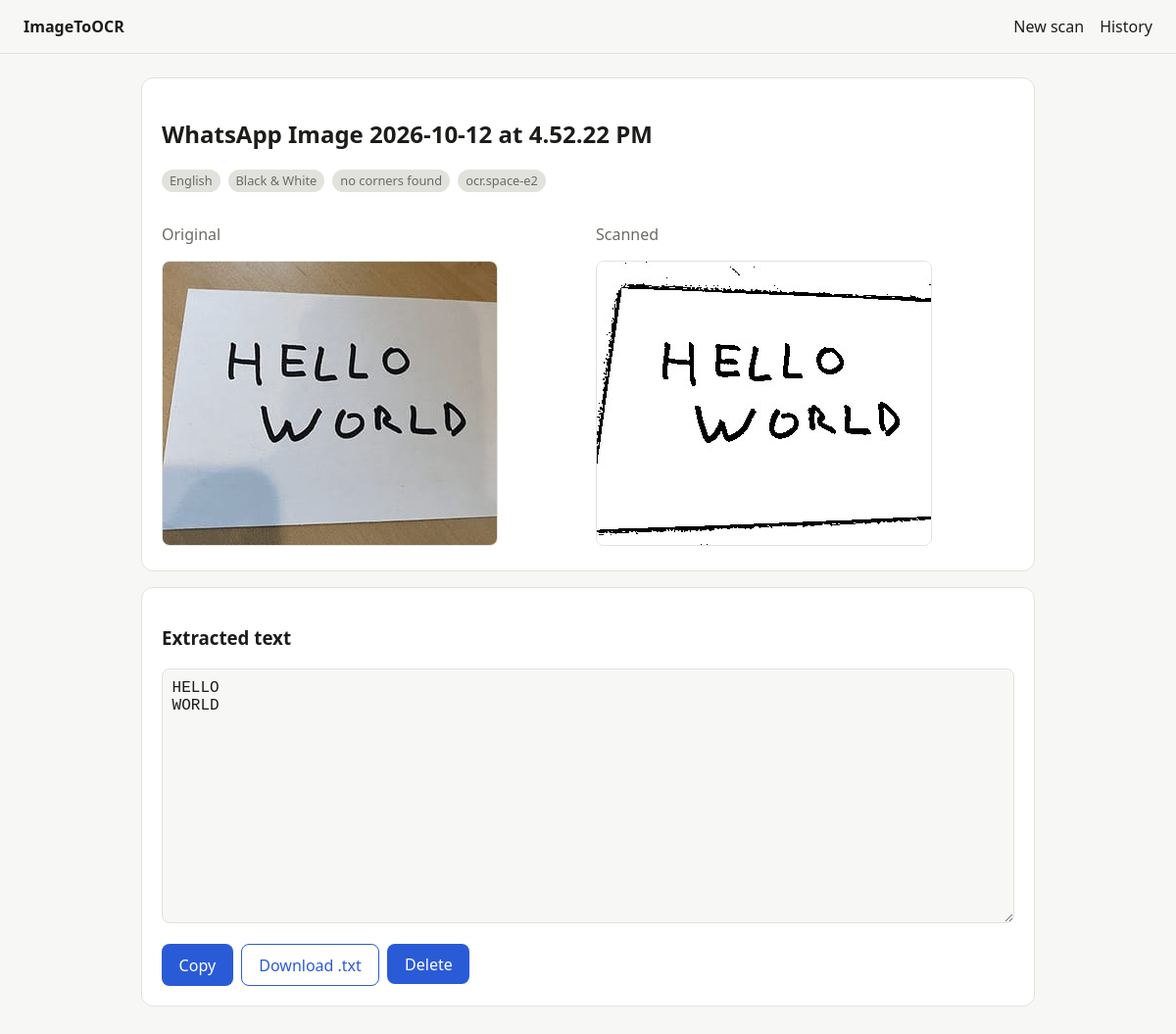
The app's page /scan/1/ with its own data.
### scanner/models.py (models this page shows)
class Scan(models.Model):
    MODE_CHOICES = [("bw", "Black & White"), ("gray", "Grayscale"), ("color", "Color")]
    LANG_CHOICES = [("eng", "English"), ("hin", "Hindi")]
    title = models.CharField(max_length=200, blank=True)
    original = models.ImageField(upload_to="originals/")
    scanned = models.ImageField(upload_to="scanned/", blank=True)
    text = models.TextField(blank=True)
    language = models.CharField(max_length=10, choices=LANG_CHOICES, default="eng")
    mode = models.CharField(max_length=10, choices=MODE_CHOICES, default="bw")
    ocr_provider = models.CharField(max_length=30, blank=True)
    ocr_error = models.TextField(blank=True)
    corners_detected = models.BooleanField(default=False)
    created_at = models.DateTimeField(auto_now_add=True)
    class Meta:
        ordering = ["-created_at"]
    def __str__(self):
        return self.title or f"Scan #{self.pk}"

### scanner/views.py (the view)
# urls.py: path("scan/<int:pk>/", views.detail, name="detail"),
def detail(request, pk):
    return render(request, "scanner/detail.html", {"scan": get_object_or_404(Scan, pk=pk)})

### templates/scanner/detail.html (shortened to what this page needs)
{% extends "scanner/base.html" %}
{% block content %}
<div class="card">
  <h2>{{ scan }}</h2>
  <div class="row">
    <span class="badge">{{ scan.get_language_display }}</span>
    <span class="badge">{{ scan.get_mode_display }}</span>
    <span class="badge">{% if scan.corners_detected %}corners detected{% else %}no corners found{% endif %}</span>
    {% if scan.ocr_provider %}<span class="badge">{{ scan.ocr_provider }}</span>{% endif %}
  </div>
  <div class="grid" style="margin-top:1rem">
    <div><p class="muted">Original</p><img src="{{ scan.original.url }}" alt="Original"></div>
    <div><p class="muted">Scanned</p><img src="{{ scan.scanned.url }}" alt="Scanned"></div>
  </div>
</div>
<div class="card">
  <h3>Extracted text</h3>
  <textarea id="ocrtext" readonly>{{ scan.text }}</textarea>
  <div class="row">
    <button type="button" onclick="copyText()">Copy</button>
    <a class="btn secondary" href="{% url 'download' scan.pk %}">Download .txt</a>
    <form method="post" action="{% url 'delete' scan.pk %}" onsubmit="return confirm('Delete this scan?')">
      {% csrf_token %}<button class="danger" type="submit">Delete</button>
    </form>
  </div>
</div>
{% endblock %}

### templates/scanner/base.html (style rules this page uses)
:root { --bg:#f7f7f5; --card:#fff; --text:#1c1c1a; --muted:#6b6b66; --accent:#2a5bd7; --border:#e2e2dd; }
* { box-sizing: border-box; }
body { margin:0; font-family: system-ui, sans-serif; background:var(--bg); color:var(--text); }
.card { background:var(--card); border:1px solid var(--border); border-radius:12px; padding:1.25rem; margin-bottom:1rem; }
input[type=file], select, input[type=text], textarea { width:100%; padding:.6rem; border:1px solid var(--border); border-radius:8px; background:var(--bg); color:var(--text); font:inherit; }
textarea { min-height:260px; font-family: ui-monospace, monospace; }
button, .btn { display:inline-block; margin-top:1rem; padding:.6rem 1.1rem; border:0; border-radius:8px; background:var(--accent); color:#fff; font:inherit; cursor:pointer; text-decoration:none; }
.btn.secondary { background:transparent; color:var(--accent); border:1px solid var(--accent); }
.grid { display:grid; grid-template-columns:1fr 1fr; gap:1rem; }
img { max-width:100%; border-radius:8px; border:1px solid var(--border); }
.badge { font-size:.8rem; padding:.15rem .5rem; border-radius:99px; background:var(--border); color:var(--muted); }
.row { display:flex; gap:.5rem; flex-wrap:wrap; }
.muted { color:var(--muted); }

### records on screen
Scan: title "WhatsApp Image 2026-10-12 at 4.52.22 PM", language "English", mode "Black & White", ocr_provider "ocr.space-e2", original (picture), scanned (picture), text "HELLO WORLD"
